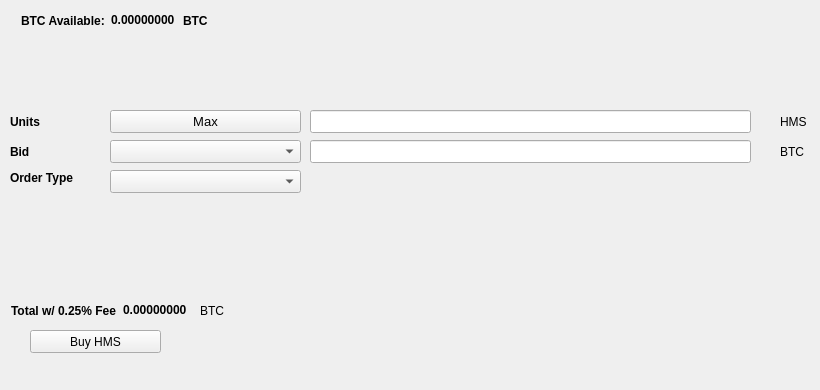
   <widget class="QWidget" name="BuyTab">
    <attribute name="title">
     <string>Buy</string>
    </attribute>
    <widget class="QPushButton" name="BuyHMS">
     <property name="geometry">
      <rect>
       <x>30</x>
       <y>330</y>
       <width>131</width>
       <height>23</height>
      </rect>
     </property>
     <property name="text">
      <string>Buy HMS</string>
     </property>
     <property name="icon">
      <iconset resource="../humanus.qrc">
       <normaloff>:/icons/bitcoin</normaloff>:/icons/bitcoin</iconset>
     </property>
    </widget>
    <widget class="QLabel" name="label_3">
     <property name="geometry">
      <rect>
       <x>10</x>
       <y>110</y>
       <width>46</width>
       <height>23</height>
      </rect>
     </property>
     <property name="font">
      <font>
       <weight>75</weight>
       <bold>true</bold>
      </font>
     </property>
     <property name="text">
      <string>Units</string>
     </property>
    </widget>
    <widget class="QLineEdit" name="UnitsInput">
     <property name="geometry">
      <rect>
       <x>310</x>
       <y>110</y>
       <width>441</width>
       <height>23</height>
      </rect>
     </property>
     <property name="font">
      <font>
       <pointsize>9</pointsize>
       <weight>75</weight>
       <bold>true</bold>
      </font>
     </property>
    </widget>
    <widget class="QLineEdit" name="BuyBidPriceEdit">
     <property name="geometry">
      <rect>
       <x>310</x>
       <y>140</y>
       <width>441</width>
       <height>23</height>
      </rect>
     </property>
     <property name="font">
      <font>
       <pointsize>9</pointsize>
       <weight>75</weight>
       <bold>true</bold>
      </font>
     </property>
    </widget>
    <widget class="QLabel" name="label_4">
     <property name="geometry">
      <rect>
       <x>780</x>
       <y>110</y>
       <width>31</width>
       <height>23</height>
      </rect>
     </property>
     <property name="text">
      <string>HMS</string>
     </property>
    </widget>
    <widget class="QLabel" name="label_5">
     <property name="geometry">
      <rect>
       <x>780</x>
       <y>140</y>
       <width>31</width>
       <height>23</height>
      </rect>
     </property>
     <property name="text">
      <string>BTC</string>
     </property>
    </widget>
    <widget class="QLabel" name="label_6">
     <property name="geometry">
      <rect>
       <x>10</x>
       <y>140</y>
       <width>46</width>
       <height>23</height>
      </rect>
     </property>
     <property name="font">
      <font>
       <weight>75</weight>
       <bold>true</bold>
      </font>
     </property>
     <property name="text">
      <string>Bid</string>
     </property>
    </widget>
    <widget class="QLabel" name="label_7">
     <property name="geometry">
      <rect>
       <x>10</x>
       <y>170</y>
       <width>91</width>
       <height>16</height>
      </rect>
     </property>
     <property name="font">
      <font>
       <weight>75</weight>
       <bold>true</bold>
      </font>
     </property>
     <property name="text">
      <string>Order Type</string>
     </property>
    </widget>
    <widget class="QPushButton" name="Buy_Max_Amount">
     <property name="geometry">
      <rect>
       <x>110</x>
       <y>110</y>
       <width>191</width>
       <height>23</height>
      </rect>
     </property>
     <property name="font">
      <font>
       <pointsize>10</pointsize>
      </font>
     </property>
     <property name="text">
      <string>Max</string>
     </property>
    </widget>
    <widget class="QComboBox" name="BuyBidcomboBox">
     <property name="geometry">
      <rect>
       <x>110</x>
       <y>140</y>
       <width>191</width>
       <height>23</height>
      </rect>
     </property>
     <property name="font">
      <font>
       <pointsize>10</pointsize>
      </font>
     </property>
    </widget>
    <widget class="QComboBox" name="buyOrdertypeCombo">
     <property name="geometry">
      <rect>
       <x>110</x>
       <y>170</y>
       <width>191</width>
       <height>23</height>
      </rect>
     </property>
     <property name="font">
      <font>
       <pointsize>10</pointsize>
      </font>
     </property>
    </widget>
    <widget class="QWidget" name="layoutWidget1">
     <property name="geometry">
      <rect>
       <x>21</x>
       <y>11</y>
       <width>227</width>
       <height>19</height>
      </rect>
     </property>
     <layout class="QHBoxLayout" name="horizontalLayout_3">
      <item>
       <widget class="QLabel" name="label232">
        <property name="font">
         <font>
          <weight>75</weight>
          <bold>true</bold>
         </font>
        </property>
        <property name="text">
         <string>BTC Available:</string>
        </property>
       </widget>
      </item>
      <item>
       <widget class="QLabel" name="BtcAvailableLbl">
        <property name="palette">
         <palette>
          <active>
           <colorrole role="WindowText">
            <brush brushstyle="SolidPattern">
             <color alpha="255">
              <red>0</red>
              <green>0</green>
              <blue>0</blue>
             </color>
            </brush>
           </colorrole>
           <colorrole role="Button">
            <brush brushstyle="SolidPattern">
             <color alpha="255">
              <red>0</red>
              <green>170</green>
              <blue>0</blue>
             </color>
            </brush>
           </colorrole>
           <colorrole role="Light">
            <brush brushstyle="SolidPattern">
             <color alpha="255">
              <red>0</red>
              <green>255</green>
              <blue>0</blue>
             </color>
            </brush>
           </colorrole>
           <colorrole role="Midlight">
            <brush brushstyle="SolidPattern">
             <color alpha="255">
              <red>0</red>
              <green>212</green>
              <blue>0</blue>
             </color>
            </brush>
           </colorrole>
           <colorrole role="Dark">
            <brush brushstyle="SolidPattern">
             <color alpha="255">
              <red>0</red>
              <green>85</green>
              <blue>0</blue>
             </color>
            </brush>
           </colorrole>
           <colorrole role="Mid">
            <brush brushstyle="SolidPattern">
             <color alpha="255">
              <red>0</red>
              <green>113</green>
              <blue>0</blue>
             </color>
            </brush>
           </colorrole>
           <colorrole role="Text">
            <brush brushstyle="SolidPattern">
             <color alpha="255">
              <red>0</red>
              <green>170</green>
              <blue>0</blue>
             </color>
            </brush>
           </colorrole>
           <colorrole role="BrightText">
            <brush brushstyle="SolidPattern">
             <color alpha="255">
              <red>255</red>
              <green>255</green>
              <blue>255</blue>
             </color>
            </brush>
           </colorrole>
           <colorrole role="ButtonText">
            <brush brushstyle="SolidPattern">
             <color alpha="255">
              <red>0</red>
              <green>0</green>
              <blue>0</blue>
             </color>
            </brush>
           </colorrole>
           <colorrole role="Base">
            <brush brushstyle="SolidPattern">
             <color alpha="255">
              <red>255</red>
              <green>255</green>
              <blue>255</blue>
             </color>
            </brush>
           </colorrole>
           <colorrole role="Window">
            <brush brushstyle="SolidPattern">
             <color alpha="255">
              <red>0</red>
              <green>170</green>
              <blue>0</blue>
             </color>
            </brush>
           </colorrole>
           <colorrole role="Shadow">
            <brush brushstyle="SolidPattern">
             <color alpha="255">
              <red>0</red>
              <green>0</green>
              <blue>0</blue>
             </color>
            </brush>
           </colorrole>
           <colorrole role="AlternateBase">
            <brush brushstyle="SolidPattern">
             <color alpha="255">
              <red>127</red>
              <green>212</green>
              <blue>127</blue>
             </color>
            </brush>
           </colorrole>
           <colorrole role="ToolTipBase">
            <brush brushstyle="SolidPattern">
             <color alpha="255">
              <red>255</red>
              <green>255</green>
              <blue>220</blue>
             </color>
            </brush>
           </colorrole>
           <colorrole role="ToolTipText">
            <brush brushstyle="SolidPattern">
             <color alpha="255">
              <red>0</red>
              <green>0</green>
              <blue>0</blue>
             </color>
            </brush>
           </colorrole>
          </active>
          <inactive>
           <colorrole role="WindowText">
            <brush brushstyle="SolidPattern">
             <color alpha="255">
              <red>0</red>
              <green>0</green>
              <blue>0</blue>
             </color>
            </brush>
           </colorrole>
           <colorrole role="Button">
            <brush brushstyle="SolidPattern">
             <color alpha="255">
              <red>0</red>
              <green>170</green>
              <blue>0</blue>
             </color>
            </brush>
           </colorrole>
           <colorrole role="Light">
            <brush brushstyle="SolidPattern">
             <color alpha="255">
              <red>0</red>
              <green>255</green>
              <blue>0</blue>
             </color>
            </brush>
           </colorrole>
           <colorrole role="Midlight">
            <brush brushstyle="SolidPattern">
             <color alpha="255">
              <red>0</red>
              <green>212</green>
              <blue>0</blue>
             </color>
            </brush>
           </colorrole>
           <colorrole role="Dark">
            <brush brushstyle="SolidPattern">
             <color alpha="255">
              <red>0</red>
              <green>85</green>
              <blue>0</blue>
             </color>
            </brush>
           </colorrole>
           <colorrole role="Mid">
            <brush brushstyle="SolidPattern">
             <color alpha="255">
              <red>0</red>
              <green>113</green>
              <blue>0</blue>
             </color>
            </brush>
           </colorrole>
           <colorrole role="Text">
            <brush brushstyle="SolidPattern">
             <color alpha="255">
              <red>0</red>
              <green>170</green>
              <blue>0</blue>
             </color>
            </brush>
           </colorrole>
           <colorrole role="BrightText">
            <brush brushstyle="SolidPattern">
             <color alpha="255">
              <red>255</red>
              <green>255</green>
              <blue>255</blue>
             </color>
            </brush>
           </colorrole>
           <colorrole role="ButtonText">
            <brush brushstyle="SolidPattern">
             <color alpha="255">
              <red>0</red>
              <green>0</green>
              <blue>0</blue>
             </color>
            </brush>
           </colorrole>
           <colorrole role="Base">
            <brush brushstyle="SolidPattern">
             <color alpha="255">
              <red>255</red>
              <green>255</green>
              <blue>255</blue>
             </color>
            </brush>
           </colorrole>
           <colorrole role="Window">
            <brush brushstyle="SolidPattern">
             <color alpha="255">
              <red>0</red>
              <green>170</green>
              <blue>0</blue>
             </color>
            </brush>
           </colorrole>
           <colorrole role="Shadow">
            <brush brushstyle="SolidPattern">
             <color alpha="255">
              <red>0</red>
              <green>0</green>
              <blue>0</blue>
             </color>
            </brush>
           </colorrole>
           <colorrole role="AlternateBase">
            <brush brushstyle="SolidPattern">
             <color alpha="255">
              <red>127</red>
              <green>212</green>
              <blue>127</blue>
             </color>
            </brush>
           </colorrole>
           <colorrole role="ToolTipBase">
            <brush brushstyle="SolidPattern">
             <color alpha="255">
              <red>255</red>
              <green>255</green>
              <blue>220</blue>
             </color>
            </brush>
           </colorrole>
           <colorrole role="ToolTipText">
            <brush brushstyle="SolidPattern">
             <color alpha="255">
              <red>0</red>
              <green>0</green>
              <blue>0</blue>
             </color>
            </brush>
           </colorrole>
          </inactive>
          <disabled>
           <colorrole role="WindowText">
            <brush brushstyle="SolidPattern">
             <color alpha="255">
              <red>0</red>
              <green>85</green>
              <blue>0</blue>
             </color>
            </brush>
           </colorrole>
           <colorrole role="Button">
            <brush brushstyle="SolidPattern">
             <color alpha="255">
              <red>0</red>
              <green>170</green>
              <blue>0</blue>
             </color>
            </brush>
           </colorrole>
           <colorrole role="Light">
            <brush brushstyle="SolidPattern">
             <color alpha="255">
              <red>0</red>
              <green>255</green>
              <blue>0</blue>
             </color>
            </brush>
           </colorrole>
           <colorrole role="Midlight">
            <brush brushstyle="SolidPattern">
             <color alpha="255">
              <red>0</red>
              <green>212</green>
              <blue>0</blue>
             </color>
            </brush>
           </colorrole>
           <colorrole role="Dark">
            <brush brushstyle="SolidPattern">
             <color alpha="255">
              <red>0</red>
              <green>85</green>
              <blue>0</blue>
             </color>
            </brush>
           </colorrole>
           <colorrole role="Mid">
            <brush brushstyle="SolidPattern">
             <color alpha="255">
              <red>0</red>
              <green>113</green>
              <blue>0</blue>
             </color>
            </brush>
           </colorrole>
           <colorrole role="Text">
            <brush brushstyle="SolidPattern">
             <color alpha="255">
              <red>0</red>
              <green>85</green>
              <blue>0</blue>
             </color>
            </brush>
           </colorrole>
           <colorrole role="BrightText">
            <brush brushstyle="SolidPattern">
             <color alpha="255">
              <red>255</red>
              <green>255</green>
              <blue>255</blue>
             </color>
            </brush>
           </colorrole>
           <colorrole role="ButtonText">
            <brush brushstyle="SolidPattern">
             <color alpha="255">
              <red>0</red>
              <green>85</green>
              <blue>0</blue>
             </color>
            </brush>
           </colorrole>
           <colorrole role="Base">
            <brush brushstyle="SolidPattern">
             <color alpha="255">
              <red>0</red>
              <green>170</green>
              <blue>0</blue>
             </color>
            </brush>
           </colorrole>
           <colorrole role="Window">
            <brush brushstyle="SolidPattern">
             <color alpha="255">
              <red>0</red>
              <green>170</green>
              <blue>0</blue>
             </color>
            </brush>
           </colorrole>
           <colorrole role="Shadow">
            <brush brushstyle="SolidPattern">
             <color alpha="255">
              <red>0</red>
              <green>0</green>
              <blue>0</blue>
             </color>
            </brush>
           </colorrole>
           <colorrole role="AlternateBase">
            <brush brushstyle="SolidPattern">
             <color alpha="255">
              <red>0</red>
              <green>170</green>
              <blue>0</blue>
             </color>
            </brush>
           </colorrole>
           <colorrole role="ToolTipBase">
            <brush brushstyle="SolidPattern">
             <color alpha="255">
              <red>255</red>
              <green>255</green>
              <blue>220</blue>
             </color>
            </brush>
           </colorrole>
           <colorrole role="ToolTipText">
            <brush brushstyle="SolidPattern">
             <color alpha="255">
              <red>0</red>
              <green>0</green>
              <blue>0</blue>
             </color>
            </brush>
           </colorrole>
          </disabled>
         </palette>
        </property>
        <property name="font">
         <font>
          <weight>75</weight>
          <bold>true</bold>
         </font>
        </property>
        <property name="text">
         <string>0.00000000</string>
        </property>
        <property name="textInteractionFlags">
         <set>Qt::LinksAccessibleByMouse|Qt::TextSelectableByKeyboard|Qt::TextSelectableByMouse</set>
        </property>
       </widget>
      </item>
      <item>
       <widget class="QLabel" name="BtcAvailableLbl_2">
        <property name="font">
         <font>
          <weight>75</weight>
          <bold>true</bold>
         </font>
        </property>
        <property name="text">
         <string>BTC</string>
        </property>
       </widget>
      </item>
     </layout>
    </widget>
    <widget class="QWidget" name="layoutWidge2">
     <property name="geometry">
      <rect>
       <x>11</x>
       <y>301</y>
       <width>259</width>
       <height>19</height>
      </rect>
     </property>
     <layout class="QHBoxLayout" name="horizontalLayout_4">
      <item>
       <widget class="QLabel" name="label_9">
        <property name="font">
         <font>
          <weight>75</weight>
          <bold>true</bold>
         </font>
        </property>
        <property name="text">
         <string>Total w/ 0.25% Fee</string>
        </property>
       </widget>
      </item>
      <item>
       <widget class="QLabel" name="BuyCostLabel">
        <property name="palette">
         <palette>
          <active>
           <colorrole role="WindowText">
            <brush brushstyle="SolidPattern">
             <color alpha="255">
              <red>0</red>
              <green>0</green>
              <blue>0</blue>
             </color>
            </brush>
           </colorrole>
           <colorrole role="Button">
            <brush brushstyle="SolidPattern">
             <color alpha="255">
              <red>0</red>
              <green>170</green>
              <blue>0</blue>
             </color>
            </brush>
           </colorrole>
           <colorrole role="Light">
            <brush brushstyle="SolidPattern">
             <color alpha="255">
              <red>0</red>
              <green>255</green>
              <blue>0</blue>
             </color>
            </brush>
           </colorrole>
           <colorrole role="Midlight">
            <brush brushstyle="SolidPattern">
             <color alpha="255">
              <red>0</red>
              <green>212</green>
              <blue>0</blue>
             </color>
            </brush>
           </colorrole>
           <colorrole role="Dark">
            <brush brushstyle="SolidPattern">
             <color alpha="255">
              <red>0</red>
              <green>85</green>
              <blue>0</blue>
             </color>
            </brush>
           </colorrole>
           <colorrole role="Mid">
            <brush brushstyle="SolidPattern">
             <color alpha="255">
              <red>0</red>
              <green>113</green>
              <blue>0</blue>
             </color>
            </brush>
           </colorrole>
           <colorrole role="Text">
            <brush brushstyle="SolidPattern">
             <color alpha="255">
              <red>0</red>
              <green>170</green>
              <blue>0</blue>
             </color>
            </brush>
           </colorrole>
           <colorrole role="BrightText">
            <brush brushstyle="SolidPattern">
             <color alpha="255">
              <red>255</red>
              <green>255</green>
              <blue>255</blue>
             </color>
            </brush>
           </colorrole>
           <colorrole role="ButtonText">
            <brush brushstyle="SolidPattern">
             <color alpha="255">
              <red>0</red>
              <green>0</green>
              <blue>0</blue>
             </color>
            </brush>
           </colorrole>
           <colorrole role="Base">
            <brush brushstyle="SolidPattern">
             <color alpha="255">
              <red>255</red>
              <green>255</green>
              <blue>255</blue>
             </color>
            </brush>
           </colorrole>
           <colorrole role="Window">
            <brush brushstyle="SolidPattern">
             <color alpha="255">
              <red>0</red>
              <green>170</green>
              <blue>0</blue>
             </color>
            </brush>
           </colorrole>
           <colorrole role="Shadow">
            <brush brushstyle="SolidPattern">
             <color alpha="255">
              <red>0</red>
              <green>0</green>
              <blue>0</blue>
             </color>
            </brush>
           </colorrole>
           <colorrole role="AlternateBase">
            <brush brushstyle="SolidPattern">
             <color alpha="255">
              <red>127</red>
              <green>212</green>
              <blue>127</blue>
             </color>
            </brush>
           </colorrole>
           <colorrole role="ToolTipBase">
            <brush brushstyle="SolidPattern">
             <color alpha="255">
              <red>255</red>
              <green>255</green>
              <blue>220</blue>
             </color>
            </brush>
           </colorrole>
           <colorrole role="ToolTipText">
            <brush brushstyle="SolidPattern">
             <color alpha="255">
              <red>0</red>
              <green>0</green>
              <blue>0</blue>
             </color>
            </brush>
           </colorrole>
          </active>
          <inactive>
           <colorrole role="WindowText">
            <brush brushstyle="SolidPattern">
             <color alpha="255">
              <red>0</red>
              <green>0</green>
              <blue>0</blue>
             </color>
            </brush>
           </colorrole>
           <colorrole role="Button">
            <brush brushstyle="SolidPattern">
             <color alpha="255">
              <red>0</red>
              <green>170</green>
              <blue>0</blue>
             </color>
            </brush>
           </colorrole>
           <colorrole role="Light">
            <brush brushstyle="SolidPattern">
             <color alpha="255">
              <red>0</red>
              <green>255</green>
              <blue>0</blue>
             </color>
            </brush>
           </colorrole>
           <colorrole role="Midlight">
            <brush brushstyle="SolidPattern">
             <color alpha="255">
              <red>0</red>
              <green>212</green>
              <blue>0</blue>
             </color>
            </brush>
           </colorrole>
           <colorrole role="Dark">
            <brush brushstyle="SolidPattern">
             <color alpha="255">
              <red>0</red>
              <green>85</green>
              <blue>0</blue>
             </color>
            </brush>
           </colorrole>
           <colorrole role="Mid">
            <brush brushstyle="SolidPattern">
             <color alpha="255">
              <red>0</red>
              <green>113</green>
              <blue>0</blue>
             </color>
            </brush>
           </colorrole>
           <colorrole role="Text">
            <brush brushstyle="SolidPattern">
             <color alpha="255">
              <red>0</red>
              <green>170</green>
              <blue>0</blue>
             </color>
            </brush>
           </colorrole>
           <colorrole role="BrightText">
            <brush brushstyle="SolidPattern">
             <color alpha="255">
              <red>255</red>
              <green>255</green>
              <blue>255</blue>
             </color>
            </brush>
           </colorrole>
           <colorrole role="ButtonText">
            <brush brushstyle="SolidPattern">
             <color alpha="255">
              <red>0</red>
              <green>0</green>
              <blue>0</blue>
             </color>
            </brush>
           </colorrole>
           <colorrole role="Base">
            <brush brushstyle="SolidPattern">
             <color alpha="255">
              <red>255</red>
              <green>255</green>
              <blue>255</blue>
             </color>
            </brush>
           </colorrole>
           <colorrole role="Window">
            <brush brushstyle="SolidPattern">
             <color alpha="255">
              <red>0</red>
              <green>170</green>
              <blue>0</blue>
             </color>
            </brush>
           </colorrole>
           <colorrole role="Shadow">
            <brush brushstyle="SolidPattern">
             <color alpha="255">
              <red>0</red>
              <green>0</green>
              <blue>0</blue>
             </color>
            </brush>
           </colorrole>
           <colorrole role="AlternateBase">
            <brush brushstyle="SolidPattern">
             <color alpha="255">
              <red>127</red>
              <green>212</green>
              <blue>127</blue>
             </color>
            </brush>
           </colorrole>
           <colorrole role="ToolTipBase">
            <brush brushstyle="SolidPattern">
             <color alpha="255">
              <red>255</red>
              <green>255</green>
              <blue>220</blue>
             </color>
            </brush>
           </colorrole>
           <colorrole role="ToolTipText">
            <brush brushstyle="SolidPattern">
             <color alpha="255">
              <red>0</red>
              <green>0</green>
              <blue>0</blue>
             </color>
            </brush>
           </colorrole>
          </inactive>
          <disabled>
           <colorrole role="WindowText">
            <brush brushstyle="SolidPattern">
             <color alpha="255">
              <red>0</red>
              <green>85</green>
              <blue>0</blue>
             </color>
            </brush>
           </colorrole>
           <colorrole role="Button">
            <brush brushstyle="SolidPattern">
             <color alpha="255">
              <red>0</red>
              <green>170</green>
              <blue>0</blue>
             </color>
            </brush>
           </colorrole>
           <colorrole role="Light">
            <brush brushstyle="SolidPattern">
             <color alpha="255">
              <red>0</red>
              <green>255</green>
              <blue>0</blue>
             </color>
            </brush>
           </colorrole>
           <colorrole role="Midlight">
            <brush brushstyle="SolidPattern">
             <color alpha="255">
              <red>0</red>
              <green>212</green>
              <blue>0</blue>
             </color>
            </brush>
           </colorrole>
           <colorrole role="Dark">
            <brush brushstyle="SolidPattern">
             <color alpha="255">
              <red>0</red>
              <green>85</green>
              <blue>0</blue>
             </color>
            </brush>
           </colorrole>
           <colorrole role="Mid">
            <brush brushstyle="SolidPattern">
             <color alpha="255">
              <red>0</red>
              <green>113</green>
              <blue>0</blue>
             </color>
            </brush>
           </colorrole>
           <colorrole role="Text">
            <brush brushstyle="SolidPattern">
             <color alpha="255">
              <red>0</red>
              <green>85</green>
              <blue>0</blue>
             </color>
            </brush>
           </colorrole>
           <colorrole role="BrightText">
            <brush brushstyle="SolidPattern">
             <color alpha="255">
              <red>255</red>
              <green>255</green>
              <blue>255</blue>
             </color>
            </brush>
           </colorrole>
           <colorrole role="ButtonText">
            <brush brushstyle="SolidPattern">
             <color alpha="255">
              <red>0</red>
              <green>85</green>
              <blue>0</blue>
             </color>
            </brush>
           </colorrole>
           <colorrole role="Base">
            <brush brushstyle="SolidPattern">
             <color alpha="255">
              <red>0</red>
              <green>170</green>
              <blue>0</blue>
             </color>
            </brush>
           </colorrole>
           <colorrole role="Window">
            <brush brushstyle="SolidPattern">
             <color alpha="255">
              <red>0</red>
              <green>170</green>
              <blue>0</blue>
             </color>
            </brush>
           </colorrole>
           <colorrole role="Shadow">
            <brush brushstyle="SolidPattern">
             <color alpha="255">
              <red>0</red>
              <green>0</green>
              <blue>0</blue>
             </color>
            </brush>
           </colorrole>
           <colorrole role="AlternateBase">
            <brush brushstyle="SolidPattern">
             <color alpha="255">
              <red>0</red>
              <green>170</green>
              <blue>0</blue>
             </color>
            </brush>
           </colorrole>
           <colorrole role="ToolTipBase">
            <brush brushstyle="SolidPattern">
             <color alpha="255">
              <red>255</red>
              <green>255</green>
              <blue>220</blue>
             </color>
            </brush>
           </colorrole>
           <colorrole role="ToolTipText">
            <brush brushstyle="SolidPattern">
             <color alpha="255">
              <red>0</red>
              <green>0</green>
              <blue>0</blue>
             </color>
            </brush>
           </colorrole>
          </disabled>
         </palette>
        </property>
        <property name="font">
         <font>
          <weight>75</weight>
          <bold>true</bold>
         </font>
        </property>
        <property name="autoFillBackground">
         <bool>false</bool>
        </property>
        <property name="text">
         <string>0.00000000</string>
        </property>
        <property name="textInteractionFlags">
         <set>Qt::LinksAccessibleByMouse|Qt::TextSelectableByMouse</set>
        </property>
       </widget>
      </item>
      <item>
       <widget class="QLabel" name="label_10">
        <property name="font">
         <font>
          <weight>50</weight>
          <bold>false</bold>
         </font>
        </property>
        <property name="text">
         <string>BTC</string>
        </property>
       </widget>
      </item>
     </layout>
    </widget>
    <widget class="QLabel" name="label_24">
     <property name="geometry">
      <rect>
       <x>460</x>
       <y>300</y>
       <width>281</width>
       <height>81</height>
      </rect>
     </property>
     <property name="text">
      <string/>
     </property>
     <property name="pixmap">
      <pixmap>:/images/bittrex</pixmap>
     </property>
    </widget>
   </widget>
